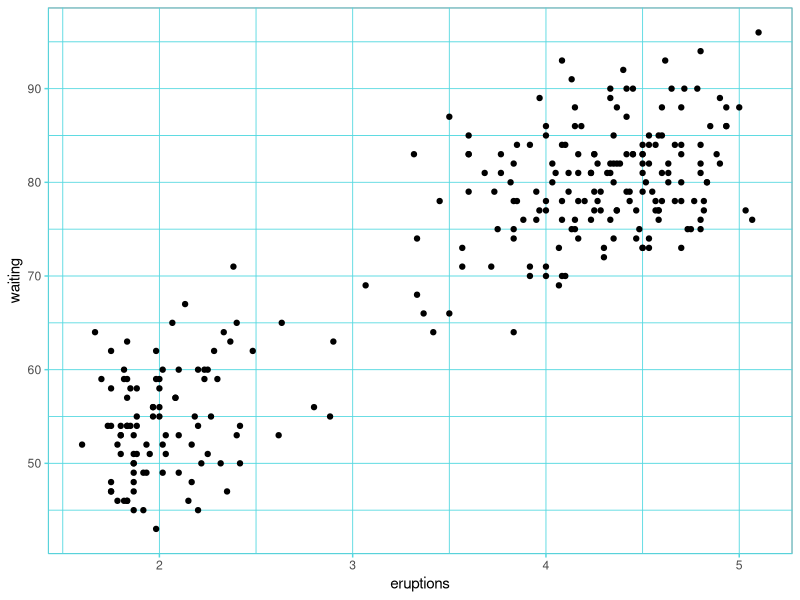
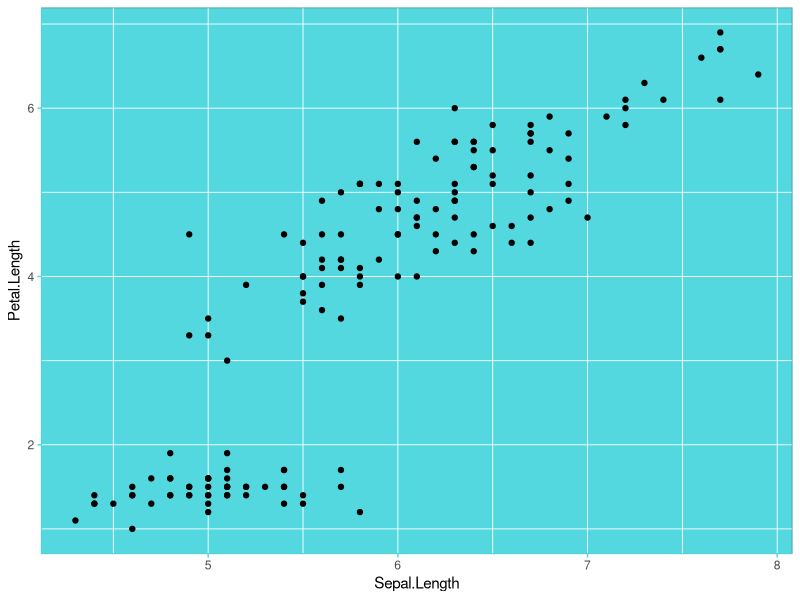

Generate these figures, in order, with R:
## ---- chunk 1
knitr::opts_chunk$set(
  collapse = TRUE,
  comment = "#>"
)
## ---- chunk 2
linreg <- function(formula, data){
  if(class(formula)=="formula")
  {
    X <- model.matrix(formula, data)
    y <- data[,all.vars(formula)[1]] #pick up independent variable
    
    #calculate regression coefficients
    regressioncoeffs <- solve(t(X) %*% X) %*% t(X) %*% y
    
    #calculate fitted values
    fittedvals <- X %*% regressioncoeffs
    
    #residuals
    residualvals <- y-fittedvals
    
    #the degree of freedom
    degreeoffree <- nrow(X)-ncol(X)
    
    #the residual variance
    residualvariance <- (t(residualvals) %*% residualvals) / degreeoffree
    
    #variance of regression coefficients
    varianceofcoeff <- diag(as.vector(residualvariance) * solve(t(X) %*% X))
    
    #t-values of each coeffcient 
    tvalues <- regressioncoeffs / sqrt(varianceofcoeff)
    
    #p-values
    pvalues <- 2*pt(abs(tvalues),degreeoffree)
    
    calculatedstatistics <- list("regressioncoeffs"=regressioncoeffs, "fittedvals"=fittedvals, "residualvals"=residualvals, "degreeoffree"=degreeoffree, "residualvariance"=residualvariance, "varianceofcoeff"=varianceofcoeff, "tvalues"=tvalues, "pvalues"=pvalues)
    class(calculatedstatistics) <- "linreg"
    return(calculatedstatistics)
  }
  else
  {
    stop("The first argument should be of type formula")
  }
}

## ---- chunk 3
# print method for linreg
print.linreg <- function(x){
  
  cat("\nCall:\n", paste(deparse(x$call), sep = "\n", collapse = "\n"), 
      "\n\n", sep = "")
  cat("Coefficients:\n")
  print(format(t(x[["regressioncoeffs"]])[1,]), print.gap = 2L, 
        quote = FALSE)
}

# plot methd for linreg
plot.linreg <- function(x){
  
}

# resd method for linreg
resid.linreg <- function(x) {
  as.vector(x[["residualvals"]])
}

pred.linreg <- function(x) {
  x[["fittedvals"]]
}

coef.linreg <- function(x) {
  c(t(x[["regressioncoeffs"]]))
}

## ---- chunk 4

theme_liu1 <- function(){
  ggplot2::theme_bw()+
  ggplot2::theme(panel.background = ggplot2::element_rect(fill = "#FFFFFF", colour = "#666666"),
        panel.grid.major = ggplot2::element_line(colour = "#54d8e0", size=0.3),
        panel.grid.minor = ggplot2::element_line(colour = "#54d8e0", size=0.3),
        axis.line = ggplot2::element_line(size =0.3, colour = "#54d8e0"),
        axis.text = ggplot2::element_text(size = ggplot2::rel(0.8)),
        axis.ticks = ggplot2::element_line(colour = "#54d8e0"),
        legend.key = ggplot2::element_rect(colour = "#54d8e0"),
        panel.border = ggplot2::element_rect(fill = NA, colour = "#54d8e0"),
        strip.background = ggplot2::element_rect(fill = "grey80", colour = "#54d8e0"))
}

ggplot2::ggplot(faithful, ggplot2::aes(x=eruptions, y=waiting))+
  ggplot2::geom_point()+
  theme_liu1()


theme_liu2 <- function(){
  ggplot2::theme_bw()+
    ggplot2::theme(panel.background = ggplot2::element_rect(fill = "#54d8e0", colour = "#666666"),
          panel.grid.major = ggplot2::element_line(colour = "#FFFFFF", size=0.3),
          panel.grid.minor = ggplot2::element_line(colour = "#FFFFFF", size=0.3),
          axis.line = ggplot2::element_line(size =0.3, colour = "#54d8e0"),
          axis.text = ggplot2::element_text(size = ggplot2::rel(0.8)),
          axis.ticks = ggplot2::element_line(colour = "#54d8e0"),
          legend.key = ggplot2::element_rect(colour = "#54d8e0"),
          panel.border = ggplot2::element_rect(fill = NA, colour = "#54d8e0"),
          strip.background = ggplot2::element_rect(fill = "grey80", colour = "#54d8e0"))
     #annotation_custom(picc, xmin=5, xmax=7, ymin=30, ymax=45)
}

ggplot2::ggplot(iris, ggplot2::aes(x=Sepal.Length, y=Petal.Length))+
  ggplot2::geom_point()+
  theme_liu2()


# imgg <- png::readPNG("/Users/aashana/RcourseLAB4/images/liuLogo.png")
# picc <- as.raster(imgg, 10, 10, 10, 10, angle = 0, interpolate = TRUE)

